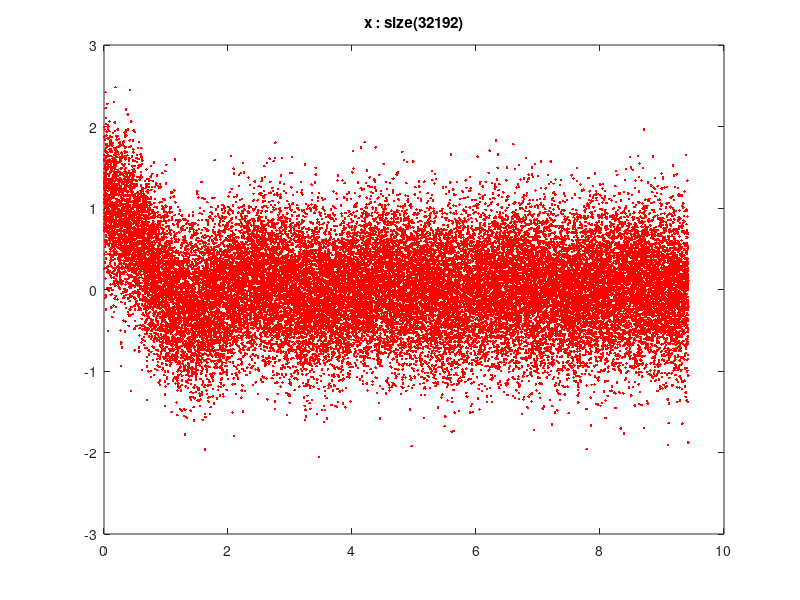

Source code (MATLAB): (Note: this script raises an error after producing the figure.)
%% Test the example implementation
%
% Example of GP regression in 1D with the squared exponential
% covariance function, and hyperparameter ML optimization. The edge
% effects that are encountered in this particular case (Dirichlet BCs)
% are here dealt with by extending the boundary away from the training
% inputs.
%
% Licensed under the Apache License, Version 2.0 (the "License");
% you may not use this file except in compliance with the License.
% You may obtain a copy of the License at
%
% http://www.apache.org/licenses/LICENSE-2.0
%
% Unless required by applicable law or agreed to in writing, software
% distributed under the License is distributed on an "AS IS" BASIS,
% WITHOUT WARRANTIES OR CONDITIONS OF ANY KIND, either express or implied.
% See the License for the specific language governing permissions and
% limitations under the License.
%
%%
  clear;
%% The SINC function
  close all;
  % Warnings may be thrown, as they are not dealt with
  warning off 

  % Sinc (simulate 2^15 training targets with noise)
  x = 3*pi*rand(1,32192);
  y = sinc(x) + .5*randn(size(x));
  figure;
  plot(x, y, 'r.'); 
  title(['x : size(', num2str(length(x)), ')']);
  % Define test points
  xt = linspace(-1,10,128);

  % Perform GP regression (64 = number of eigenfunctions)
  [Eft,Varft,theta] = testme_sexp_1d(x,y,xt,64);
  
  % Show
  figure(2); clf
  plot(x,y,'y+',xt,Eft,'-k', ...
       xt,Eft+1.96*sqrt(Varft),'--b', ...
       xt,Eft-1.96*sqrt(Varft),'--b', ...
       xt,Eft+1.96*sqrt(Varft+theta(3)),'--r', ...
       xt,Eft-1.96*sqrt(Varft+theta(3)),'--r')
  xlabel('Input, x'); ylabel('Output, y'); axis tight

